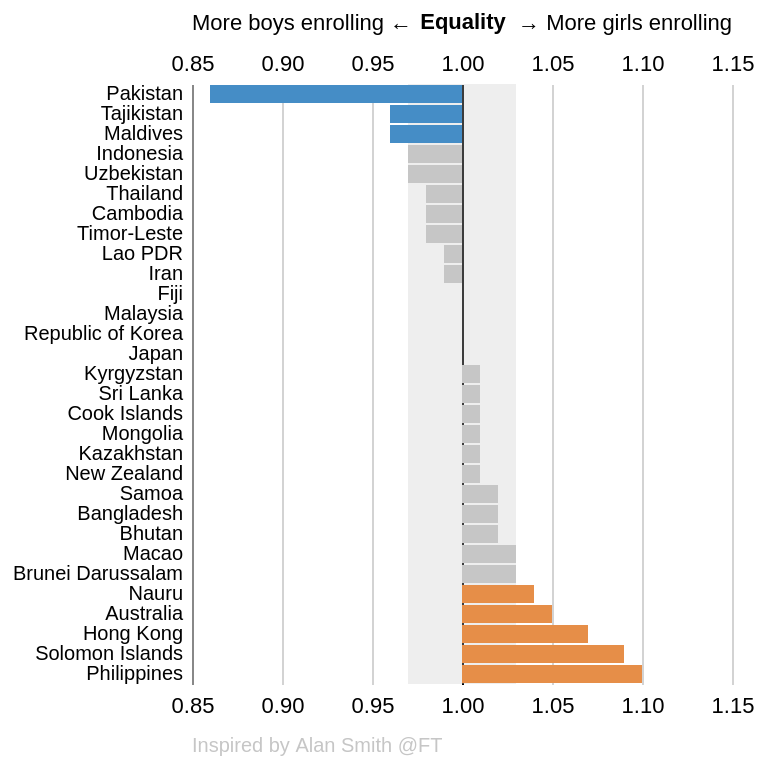

The Vega-Lite source for this figure:
### Vega-Lite specification from a JSON file in a GitHub repository (floating-point values rounded to 4 significant figures)
{"$schema": "https://vega.github.io/schema/vega-lite/v5.json", "view": {"stroke": "transparent"}, "resolve": {"axis": {"x": "independent"}}, "transform": [{"window": [{"op": "rank", "as": "rank"}], "sort": [{"field": "value", "order": "ascending"}]}], "title": {"text": "Inspired by Alan Smith @FT", "orient": "bottom", "fontSize": 10, "fontWeight": "normal", "frame": "group", "offset": 10, "anchor": "start", "color": "rgb(198,198,198,1)"}, "width": 270, "height": 300, "layer": [{"data": {"values": [{"y1": -0.03, "y2": 0.03}]}, "mark": {"type": "rect", "color": "rgb(198,198,198)", "opacity": 0.3}, "encoding": {"x": {"field": "y1", "type": "quantitative", "axis": {"title": "", "ticks": false, "labelPadding": 5, "labelExpr": "format(datum.value + 1, '.2f')", "values": [-0.15, -0.1, -0.05, 0, 0.05, 0.1, 0.15], "domain": false, "labelFontSize": 11, "labelAlign": "center", "gridColor": {"expr": "datum.value == 0 ? 'black' : rgb(211,211,211,1)"}}}, "x2": {"field": "y2"}}}, {"transform": [{"calculate": "datum.value - 1", "as": "diff"}, {"calculate": "datum.value ? datum.count : null", "as": "order"}], "mark": {"type": "bar", "color": "rgb(225,40,38)"}, "encoding": {"y": {"field": "country", "type": "nominal", "axis": {"ticks": false, "labelPadding": 5, "title": null}, "sort": "x"}, "x": {"field": "diff", "type": "quantitative", "axis": {"title": "Equality", "titlePadding": 10, "ticks": false, "labelPadding": 5, "labelExpr": "format(datum.value + 1, '.2f')", "values": [-0.15, -0.1, -0.05, 0, 0.05, 0.1, 0.15], "domain": false, "labelFontSize": 11, "labelAlign": "center", "gridColor": {"expr": "datum.value == 0 ? 'black' : rgb(211,211,211,1)"}}, "scale": {"domain": [-0.15, 0.15], "nice": false}}, "color": {"condition": [{"test": "datum.diff < -0.035", "value": "rgb(69,141,198)"}, {"test": "datum.diff > -0.035 && datum.diff <= 0.035", "value": "rgb(198,198,198)"}, {"test": "datum.diff > 0.035", "value": "rgb(230,142,72)"}], "field": "diff", "type": "quantitative", "legend": null}}}, {"mark": {"type": "text"}}, {"data": {"values": [{"text": "More boys enrolling ←"}]}, "mark": {"type": "text", "align": "left"}, "encoding": {"text": {"field": "text"}, "x": {"value": 0}, "y": {"value": -30}}}, {"data": {"values": [{"text": "→ More girls enrolling"}]}, "mark": {"type": "text", "align": "right"}, "encoding": {"text": {"field": "text"}, "x": {"value": 270}, "y": {"value": -30}}}], "data": {"values": [{"country": "Pakistan", "iso3": "PAK", "value": 0.86}, {"country": "Tajikistan", "iso3": "TJK", "value": 0.96}, {"country": "Maldives", "iso3": "MDV", "value": 0.96}, {"country": "Indonesia", "iso3": "IDN", "value": 0.97}, {"country": "Uzbekistan", "iso3": "UZB", "value": 0.97}, {"country": "Thailand", "iso3": "THA", "value": 0.98}, {"country": "Cambodia", "iso3": "KHM", "value": 0.98}, {"country": "Timor-Leste", "iso3": "TLS", "value": 0.98}, {"country": "Lao PDR", "iso3": "LAO", "value": 0.99}, {"country": "Iran", "iso3": "IRN", "value": 0.99}, {"country": "Fiji", "iso3": "FJI", "value": 1}, {"country": "Malaysia", "iso3": "MYS", "value": 1}, {"country": "Republic of Korea", "iso3": "KOR", "value": 1}, {"country": "Japan", "iso3": "JPN", "value": 1}, {"country": "Kyrgyzstan", "iso3": "KGZ", "value": 1.01}, {"country": "Sri Lanka", "iso3": "LKA", "value": 1.01}, {"country": "Cook Islands", "iso3": "COK", "value": 1.01}, {"country": "Mongolia", "iso3": "MNG", "value": 1.01}, {"country": "Kazakhstan", "iso3": "KAZ", "value": 1.01}, {"country": "New Zealand", "iso3": "NZL", "value": 1.01}, {"country": "Samoa", "iso3": "WSM", "value": 1.02}, {"country": "Bangladesh", "iso3": "BGD", "value": 1.02}, {"country": "Bhutan", "iso3": "BTN", "value": 1.02}, {"country": "Macao", "iso3": "MAC", "value": 1.03}, {"country": "Brunei Darussalam", "iso3": "BRN", "value": 1.03}, {"country": "Nauru", "iso3": "NRU", "value": 1.04}, {"country": "Australia", "iso3": "AUS", "value": 1.05}, {"country": "Hong Kong", "iso3": "HKG", "value": 1.07}, {"country": "Solomon Islands", "iso3": "SLB", "value": 1.09}, {"country": "Philippines", "iso3": "PHL", "value": 1.1}]}}
